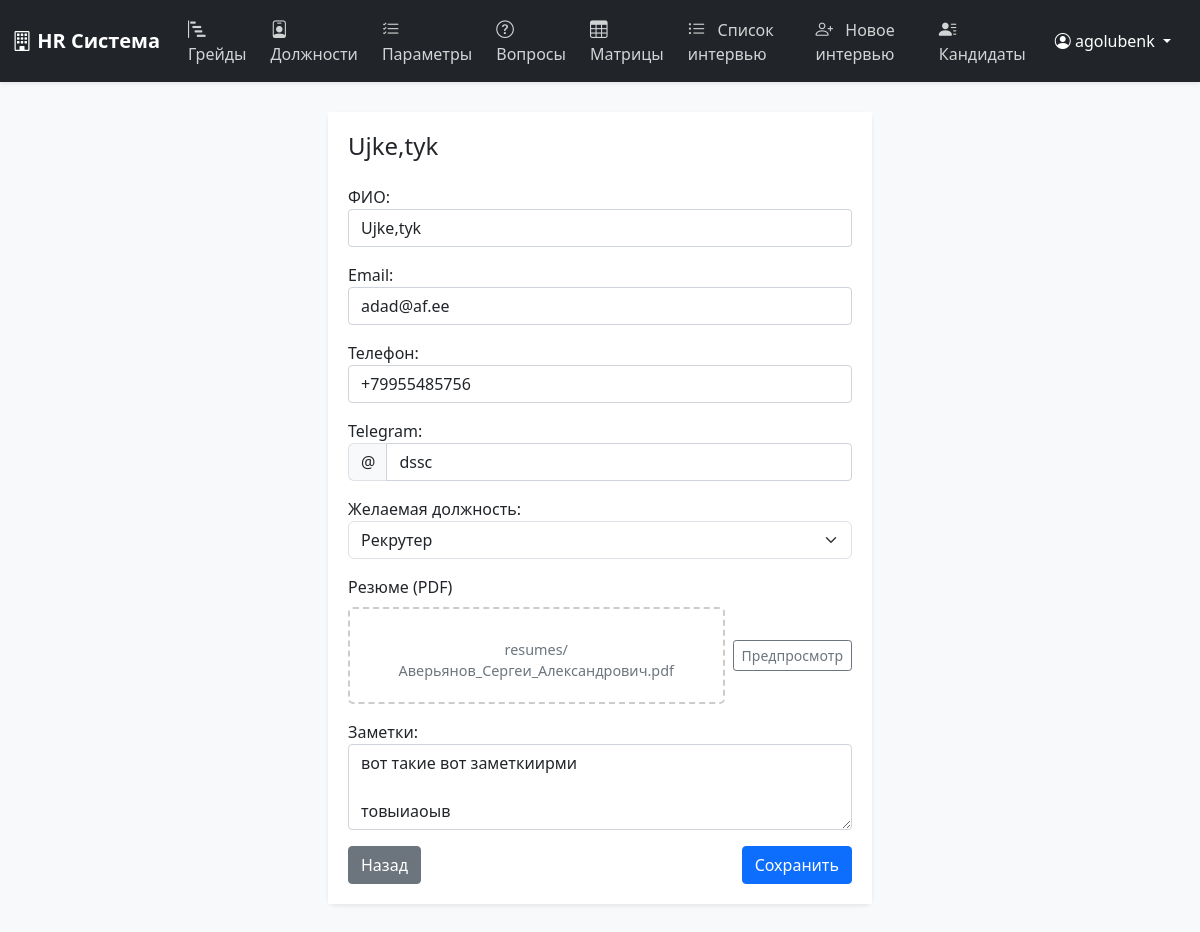
The app's page /candidates/2/edit/ (signed in) with its own data.
### positions/models.py (models this page shows, shortened)
class Candidate(models.Model):
    full_name = models.CharField(max_length=255, verbose_name="ФИО")
    email = models.EmailField(blank=True, null=True, verbose_name="Email")
    phone = models.CharField(max_length=30, blank=True, null=True, verbose_name="Телефон")
    telegram = models.CharField(max_length=100, blank=True, null=True, verbose_name="Telegram (ссылка)")
    desired_position = models.ForeignKey('Position', on_delete=models.PROTECT, null=True, blank=True, verbose_name="Желаемая должность")
    resume = models.FileField(upload_to='resumes/', blank=True, null=True, verbose_name="Резюме (PDF)")
    notes = models.TextField(blank=True, verbose_name="Заметки")
    created_at = models.DateTimeField(auto_now_add=True)
    updated_at = models.DateTimeField(auto_now=True)
    def get_telegram_username(self):
        if not self.telegram:
            return None
        username = self.telegram.lstrip('@')
        if 't.me/' in username:
            username = username.split('t.me/')[-1]
        return username
    def __str__(self):
        return self.full_name
    class Meta:
        verbose_name = "Кандидат"
        verbose_name_plural = "Кандидаты"
        ordering = ['full_name']

### positions/views.py (the view)
# urls.py: path('candidates/<int:pk>/edit/', views.CandidateUpdateView.as_view(), name='candidate_edit'),
class CandidateUpdateView(LoginRequiredMixin, UpdateView):
    model = Candidate
    form_class = CandidateForm
    template_name = 'positions/candidate_form.html'
    success_url = reverse_lazy('positions:candidate_list')

### positions/models.py (called while the page is built)
    def __str__(self):
        return self.name

### templates/positions/candidate_form.html (shortened to what this page needs)
{% extends 'positions/base.html' %}
{% block content %}
<div class="container mt-4">
    <div class="row justify-content-center">
        <div class="col-md-8 col-lg-6">
            <div class="card">
                <div class="card-body">
                    <h4 class="card-title mb-4">{{ view.object|default_if_none:'Новый кандидат' }}</h4>
                    <form method="post" enctype="multipart/form-data">
                        <div class="mb-3">
                            {{ form.full_name.label_tag }}
                            {{ form.full_name }}
                        </div>
                        <div class="mb-3">
                            {{ form.email.label_tag }}
                            {{ form.email }}
                        </div>
                        <div class="mb-3">
                            {{ form.phone.label_tag }}
                            {{ form.phone }}
                        </div>
                        <div class="mb-3">
                            {{ form.telegram.label_tag }}
                            <div class="input-group">
                                <span class="input-group-text">@</span>
                                {{ form.telegram }}
                            </div>
                        </div>
                        <div class="mb-3">
                            {{ form.desired_position.label_tag }}
                            {{ form.desired_position }}
                        </div>
                        <div class="mb-3">
                            <label class="form-label">Резюме (PDF)</label>
                            <div class="d-flex align-items-center">
                                <div class="custom-file-upload flex-grow-1" onclick="document.getElementById('id_resume').click()">
                                    <div class="file-name" id="fileName">
                                        {% if form.instance.resume %}
                                            {{ form.instance.resume.name }}
                                        {% else %}
                                            Перетащите файл сюда или нажмите для выбора
                                        {% endif %}
                                    </div>
                                </div>
                                {% if form.instance.resume %}
                                <button type="button" class="pdf-preview-btn" onclick="window.open('{% url 'positions:candidate_resume_view' form.instance.pk %}', '_blank')">Предпросмотр</button>
                                {% endif %}
                            </div>
                        </div>
                        <div class="mb-3">
                            {{ form.notes.label_tag }}
                            {{ form.notes }}
                        </div>
                        <div class="d-flex justify-content-between">
                            <a href="{% url 'positions:candidate_list' %}" class="btn btn-secondary">Назад</a>
                            <button type="submit" class="btn btn-primary">Сохранить</button>
                        </div>
                    </form>
                </div>
            </div>
        </div>
    </div>
</div>
{% endblock %}

### templates/positions/base.html (shortened to what this page needs)
<!DOCTYPE html>
<html lang="ru">
<head>
    <link href="https://cdn.jsdelivr.net/npm/bootstrap@5.3.0/dist/css/bootstrap.min.css" rel="stylesheet">
    <link href="https://cdn.jsdelivr.net/npm/bootstrap-icons@1.10.0/font/bootstrap-icons.css" rel="stylesheet">
    <link rel="stylesheet" href="https://cdn.jsdelivr.net/npm/bootstrap-icons@1.11.3/font/bootstrap-icons.css">
</head>
<body>
    <nav class="navbar navbar-expand-lg navbar-dark fixed-top">
        <div class="container-fluid">
            <a class="navbar-brand" href="#">
                <i class="bi bi-building"></i> HR Система
            </a>
            <div class="collapse navbar-collapse" id="navbarNav">
                <ul class="navbar-nav me-auto">
                    <li class="nav-item">
                        <a class="nav-link {% if request.resolver_match.url_name == 'grades' %}active{% endif %}"
                           href="{% url 'positions:grades' %}">
                            <i class="bi bi-bar-chart-steps"></i> Грейды
                        </a>
                    </li>
                    <li class="nav-item">
                        <a class="nav-link {% if request.resolver_match.url_name == 'positions' %}active{% endif %}"
                           href="{% url 'positions:positions' %}">
                            <i class="bi bi-person-badge"></i> Должности
                        </a>
                    </li>
                    <li class="nav-item">
                        <a class="nav-link {% if request.resolver_match.url_name == 'parameters' %}active{% endif %}"
                           href="{% url 'positions:parameters' %}">
                            <i class="bi bi-list-check"></i> Параметры
                        </a>
                    </li>
                    <li class="nav-item">
                        <a class="nav-link {% if request.resolver_match.url_name == 'questions' %}active{% endif %}"
                           href="{% url 'positions:questions' %}">
                            <i class="bi bi-question-circle"></i> Вопросы
                        </a>
                    </li>
                    <li class="nav-item">
                        <a class="nav-link {% if request.resolver_match.url_name == 'score_matrices' %}active{% endif %}"
                           href="{% url 'positions:score_matrices' %}">
                            <i class="bi bi-table"></i> Матрицы
                        </a>
                    </li>
                    <li class="nav-item">
                        <a class="nav-link {% if request.resolver_match.url_name == 'interview_list' %}active{% endif %}"
                           href="{% url 'positions:interview_list' %}">
                            <i class="bi bi-list-ul"></i> Список интервью
                        </a>
                    </li>
                    <li class="nav-item">
                        <a class="nav-link {% if request.resolver_match.url_name == 'interview_create' %}active{% endif %}"
                           href="{% url 'positions:interview_create' %}">
                            <i class="bi bi-person-plus"></i> Новое интервью
                        </a>
                    </li>
                    <li class="nav-item">
                        <a class="nav-link {% if request.resolver_match.url_name == 'candidate_list' %}active{% endif %}" href="{% url 'positions:candidate_list' %}">
                            <i class="bi bi-person-lines-fill"></i> Кандидаты
                        </a>
                    </li>
                </ul>
                {% if user.is_authenticated %}
                <div class="user-dropdown">
                    <button class="btn btn-link dropdown-toggle" type="button" data-bs-toggle="dropdown">
                        <i class="bi bi-person-circle"></i> {{ user.username }}
                    </button>
                </div>
                {% endif %}
            </div>
        </div>
    </nav>
    <main class="main-content">
        {% block content %}{% endblock %}
    </main>
</body>
</html>

### templates/positions/base.html (style rules this page uses)
body { min-height: 100vh; background-color: #f8f9fa; padding-top: 56px; color: #212529; }
.navbar { background-color: #212529; box-shadow: 0 2px 4px rgba(0,0,0,.08); }
.navbar-brand { font-weight: 600; color: #fff; font-size: 1.25rem; }
.nav-link { color: #fff; opacity: 0.8; transition: all 0.3s; padding: 0.5rem 1rem; border-radius: 0.25rem; margin: 0 0.25rem; }
.nav-link i { margin-right: 0.5rem; font-size: 1.1rem; }
.main-content { padding: 2rem; }
.card { border: none; box-shadow: 0 2px 4px rgba(0,0,0,.08); border-radius: 0.5rem; background-color: #fff; }
.card-body { padding: 1.25rem; background-color: #fff; }
.user-dropdown .btn-link { color: #fff; text-decoration: none; padding: 0.5rem 1rem; border-radius: 0.25rem; transition: all 0.3s; }
.btn { border-radius: 0.25rem; padding: 0.375rem 0.75rem; font-weight: 500; transition: all 0.3s; }
.btn-primary { background-color: #0d6efd; border-color: #0d6efd; }
.form-control { border-radius: 0.25rem; border: 1px solid #ced4da; padding: 0.375rem 0.75rem; transition: all 0.3s; color: #212529; }

### templates/positions/candidate_form.html (style rules this page uses)
.custom-file-upload { border: 2px dashed #ccc; border-radius: 5px; padding: 20px; text-align: center; cursor: pointer; transition: all 0.3s ease; }
.file-name { margin-top: 10px; font-size: 0.9rem; color: #6c757d; }
.input-group-text { background-color: #f8f9fa; border-right: none; }
.pdf-preview-btn { padding: 0.25rem 0.5rem; font-size: 0.875rem; line-height: 1.5; border-radius: 0.2rem; color: #6c757d; background-color: transparent; border: 1px solid #6c757d; cursor: pointer; text-decoration: none; display: inline-block; margin-left: 0.5rem; }

### records on screen
Candidate: object "Ujke,tyk", full_name "Ujke,tyk", email "adad@af.ee", phone "+79955485756", telegram "dssc", desired_position "Рекрутер", instance.resume.name "resumes/Аверьянов_Сергеи_Александрович.pdf", notes "вот такие вот заметкиирми товыиаоыв"

### other values on screen
{{ user.username }} "agolubenk"
